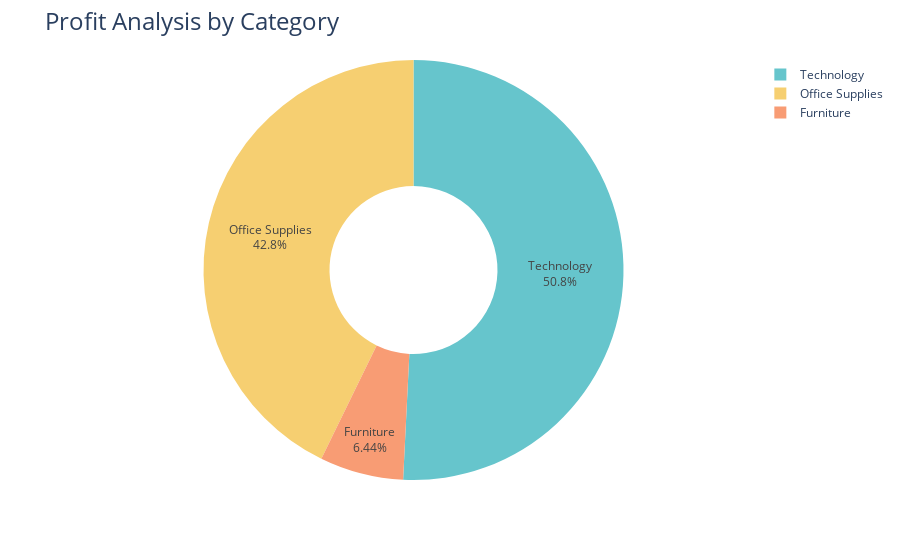

Notebook code cell kept with this figure:
### Code cell
fig = px.pie(Profit_by_category,
             values = 'Profit',
             names = 'Category',
             hole = 0.4,
             color_discrete_sequence = px.colors.qualitative.Pastel)

fig.update_traces(textposition ='inside' , textinfo = 'percent+label')
fig.update_layout(title_text = 'Profit Analysis by Category' , title_font = dict(size = 24))
fig.show()

### Figure 1 — Plotly figure (JSON) as saved in the notebook; plotly's stock layout.template omitted (floating-point values rounded to 4 significant figures)
{"data": [{"domain": {"x": [0, 1], "y": [0, 1]}, "hole": 0.4, "hovertemplate": "Category=%{label}<br>Profit=%{value}<extra></extra>", "labels": ["Furniture", "Office Supplies", "Technology"], "legendgroup": "", "name": "", "showlegend": true, "textinfo": "percent+label", "textposition": "inside", "type": "pie", "values": [18450.0, 122500.0, 145500.0]}], "layout": {"legend": {"tracegroupgap": 0}, "margin": {"t": 60}, "piecolorway": ["rgb(102, 197, 204)", "rgb(246, 207, 113)", "rgb(248, 156, 116)", "rgb(220, 176, 242)", "rgb(135, 197, 95)", "rgb(158, 185, 243)", "rgb(254, 136, 177)", "rgb(201, 219, 116)", "rgb(139, 224, 164)", "rgb(180, 151, 231)", "rgb(179, 179, 179)"], "title": {"font": {"size": 24}, "text": "Profit Analysis by Category"}}}
